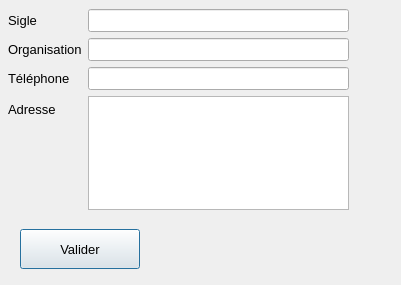
<?xml version="1.0" encoding="UTF-8"?>
<ui version="4.0">
 <class>CssAppConfig</class>
 <widget class="QDialog" name="CssAppConfig">
  <property name="windowModality">
   <enum>Qt::ApplicationModal</enum>
  </property>
  <property name="geometry">
   <rect>
    <x>0</x>
    <y>0</y>
    <width>401</width>
    <height>285</height>
   </rect>
  </property>
  <property name="font">
   <font>
    <pointsize>10</pointsize>
   </font>
  </property>
  <property name="windowTitle">
   <string>Configiuration</string>
  </property>
  <widget class="QWidget" name="formLayoutWidget">
   <property name="geometry">
    <rect>
     <x>8</x>
     <y>9</y>
     <width>341</width>
     <height>201</height>
    </rect>
   </property>
   <layout class="QFormLayout" name="formLayout">
    <item row="0" column="0">
     <widget class="QLabel" name="sigleLabel">
      <property name="text">
       <string>Sigle</string>
      </property>
     </widget>
    </item>
    <item row="0" column="1">
     <widget class="QLineEdit" name="sigle"/>
    </item>
    <item row="1" column="0">
     <widget class="QLabel" name="organisationLabel">
      <property name="text">
       <string>Organisation</string>
      </property>
     </widget>
    </item>
    <item row="1" column="1">
     <widget class="QLineEdit" name="org"/>
    </item>
    <item row="2" column="0">
     <widget class="QLabel" name="tLPhoneLabel">
      <property name="text">
       <string>Téléphone</string>
      </property>
     </widget>
    </item>
    <item row="2" column="1">
     <widget class="QLineEdit" name="phone"/>
    </item>
    <item row="3" column="0">
     <widget class="QLabel" name="adresseLabel">
      <property name="text">
       <string>Adresse</string>
      </property>
     </widget>
    </item>
    <item row="3" column="1">
     <widget class="QTextEdit" name="adress"/>
    </item>
   </layout>
  </widget>
  <widget class="QPushButton" name="validate">
   <property name="geometry">
    <rect>
     <x>20</x>
     <y>229</y>
     <width>120</width>
     <height>40</height>
    </rect>
   </property>
   <property name="minimumSize">
    <size>
     <width>120</width>
     <height>40</height>
    </size>
   </property>
   <property name="maximumSize">
    <size>
     <width>120</width>
     <height>40</height>
    </size>
   </property>
   <property name="text">
    <string>Valider</string>
   </property>
   <property name="icon">
    <iconset resource="res.qrc">
     <normaloff>:/res/icons8_Checkmark_104px_green.png</normaloff>:/res/icons8_Checkmark_104px_green.png</iconset>
   </property>
   <property name="iconSize">
    <size>
     <width>32</width>
     <height>32</height>
    </size>
   </property>
   <property name="flat">
    <bool>false</bool>
   </property>
  </widget>
 </widget>
 <resources>
  <include location="res.qrc"/>
 </resources>
 <connections/>
</ui>
